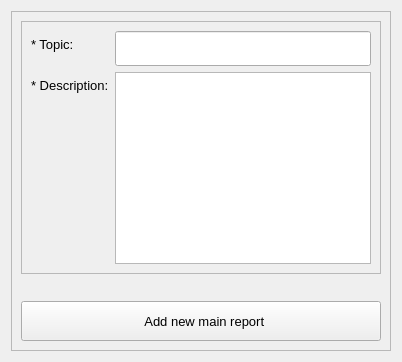
             <widget class="QWidget" name="new_report">
              <layout class="QVBoxLayout" name="verticalLayout_16">
               <item>
                <widget class="QFrame" name="frame_28">
                 <property name="frameShape">
                  <enum>QFrame::StyledPanel</enum>
                 </property>
                 <property name="frameShadow">
                  <enum>QFrame::Raised</enum>
                 </property>
                 <layout class="QVBoxLayout" name="verticalLayout_15">
                  <item>
                   <widget class="QFrame" name="frame_29">
                    <property name="frameShape">
                     <enum>QFrame::StyledPanel</enum>
                    </property>
                    <property name="frameShadow">
                     <enum>QFrame::Raised</enum>
                    </property>
                    <layout class="QFormLayout" name="formLayout_3">
                     <item row="0" column="0">
                      <widget class="QLabel" name="label_38">
                       <property name="font">
                        <font>
                         <family>Arial</family>
                         <pointsize>10</pointsize>
                        </font>
                       </property>
                       <property name="text">
                        <string>* Topic:</string>
                       </property>
                      </widget>
                     </item>
                     <item row="0" column="1">
                      <widget class="QLineEdit" name="new_main_topic">
                       <property name="minimumSize">
                        <size>
                         <width>0</width>
                         <height>35</height>
                        </size>
                       </property>
                      </widget>
                     </item>
                     <item row="1" column="0">
                      <widget class="QLabel" name="label_40">
                       <property name="font">
                        <font>
                         <family>Arial</family>
                         <pointsize>10</pointsize>
                        </font>
                       </property>
                       <property name="text">
                        <string>* Description:</string>
                       </property>
                      </widget>
                     </item>
                     <item row="1" column="1">
                      <widget class="QTextEdit" name="new_main_description">
                       <property name="font">
                        <font>
                         <family>MS Shell Dlg 2</family>
                         <pointsize>10</pointsize>
                         <weight>50</weight>
                         <italic>false</italic>
                         <bold>false</bold>
                        </font>
                       </property>
                      </widget>
                     </item>
                    </layout>
                   </widget>
                  </item>
                  <item>
                   <widget class="QLabel" name="main_report_info">
                    <property name="font">
                     <font>
                      <family>Arial</family>
                      <pointsize>10</pointsize>
                     </font>
                    </property>
                    <property name="text">
                     <string/>
                    </property>
                   </widget>
                  </item>
                  <item>
                   <widget class="QPushButton" name="add_new_main_report">
                    <property name="minimumSize">
                     <size>
                      <width>0</width>
                      <height>40</height>
                     </size>
                    </property>
                    <property name="font">
                     <font>
                      <family>Arial</family>
                      <pointsize>10</pointsize>
                     </font>
                    </property>
                    <property name="text">
                     <string>  Add new main report</string>
                    </property>
                    <property name="icon">
                     <iconset>
                      <normaloff>icons/save.png</normaloff>icons/save.png</iconset>
                    </property>
                    <property name="iconSize">
                     <size>
                      <width>25</width>
                      <height>25</height>
                     </size>
                    </property>
                   </widget>
                  </item>
                 </layout>
                </widget>
               </item>
              </layout>
             </widget>
